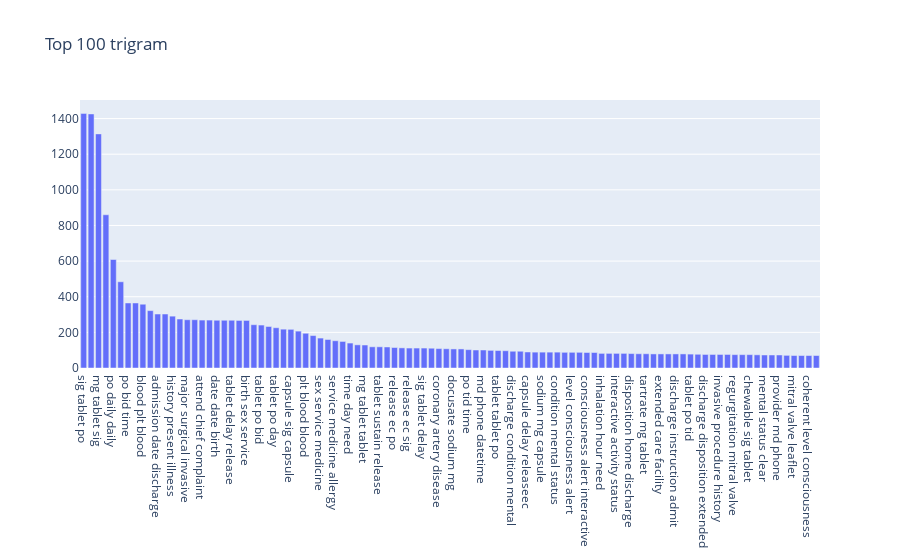

The code cell stored with this chart in its notebook:
### Code cell
get_top_ngram(df['content_txt_preprocessed'], ngram=3, top_n=100, stop_words=stop_words)

### Figure 1 — Plotly figure (JSON) as saved in the notebook; plotly's stock layout.template omitted (floating-point values rounded to 4 significant figures)
{"data": [{"type": "bar", "x": ["sig tablet po", "tablet sig tablet", "mg tablet sig", "blood blood blood", "po daily daily", "tablet po daily", "po bid time", "bid time day", "blood plt blood", "past medical history", "admission date discharge", "date discharge date", "history present illness", "brief hospital course", "major surgical invasive", "surgical invasive procedure", "attend chief complaint", "tablet po hour", "date date birth", "date birth sex", "tablet delay release", "discharge date date", "birth sex service", "po hour need", "tablet po bid", "delay release ec", "tablet po day", "sig capsule po", "capsule sig capsule", "mg capsule sig", "plt blood blood", "mg po daily", "sex service medicine", "plt blood plt", "service medicine allergy", "discharge disposition home", "time day need", "tid time day", "mg tablet tablet", "hour need pain", "tablet sustain release", "mg tablet delay", "release ec po", "mg po bid", "release ec sig", "ec sig tablet", "sig tablet delay", "po twice day", "coronary artery disease", "leaflet mildly thicken", "docusate sodium mg", "valve leaflet mildly", "po tid time", "discharge diagnosis primary", "md phone datetime", "daily daily tablet", "tablet tablet po", "urea total anion", "discharge condition mental", "metoprolol tartrate mg", "capsule delay releaseec", "aortic valve leaflet", "sodium mg capsule", "capsule po bid", "condition mental status", "acetaminophen mg tablet", "level consciousness alert", "acute renal failure", "consciousness alert interactive", "aspirin mg tablet", "inhalation hour need", "alert interactive activity", "interactive activity status", "home discharge diagnosis", "disposition home discharge", "tablet chewable po", "tartrate mg tablet", "mg tablet chewable", "extended care facility", "social history live", "discharge instruction admit", "alter mental status", "tablet po tid", "bilateral pleural effusion", "discharge disposition extended", "disposition extended care", "invasive procedure history", "procedure history present", "regurgitation mitral valve", "tablet chewable sig", "chewable sig tablet", "sig tablet chewable", "mental status clear", "po hs bedtime", "provider md phone", "aortic regurgitation mitral", "mitral valve leaflet", "status clear coherent", "coherent level consciousness", "unitml solution sig"], "y": [1429, 1426, 1314, 860, 609, 484, 365, 365, 358, 322, 303, 303, 291, 275, 271, 271, 269, 269, 268, 268, 268, 267, 267, 243, 241, 233, 226, 218, 217, 207, 195, 182, 168, 160, 153, 149, 140, 130, 129, 119, 119, 118, 115, 113, 112, 112, 112, 111, 109, 108, 107, 107, 103, 101, 101, 99, 98, 97, 94, 94, 90, 89, 89, 89, 89, 88, 88, 88, 87, 87, 82, 82, 82, 82, 81, 80, 80, 79, 79, 79, 79, 79, 78, 77, 76, 76, 76, 76, 75, 75, 75, 74, 73, 73, 73, 71, 70, 70, 70, 70]}], "layout": {"title": {"text": "Top 100 trigram"}}}
